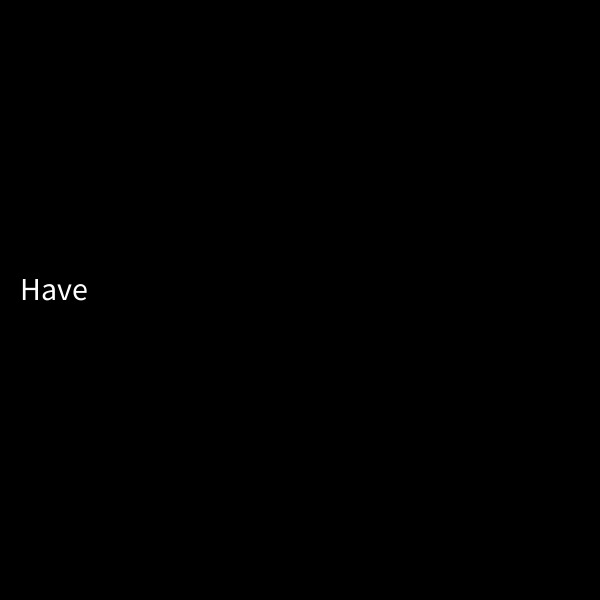
Frame 1 (no input)
Frame 60 (the mouse pressed at the canvas centre just before this capture): identical to frame 1, image omitted
Frame 120 (the mouse held since frame 60 and released just before this capture): blank canvas, image omitted

The Processing sketch that drew this single still picture (run headless with seeded random() and noise(); from frame 60 on, the mouse is pressed at the canvas centre):

// Processing sketch: array_words_6
// ── array_words_6.pde
//array poem

// This is a string array
String[] word = {"Have", "A", "Nice", "Day", ":)"};

// Used to access array
int counter;

void setup() {
  size (600, 600);
  // this is where you fill the text object
}

void draw() {
  background(0);
  fill(255);
  textSize(32);
  // this is where you fill the text object
  text(word[counter], 20, height/2);
}

void mousePressed() {
  // Create a loop which adds to counter when mouse is pressed
  // This number should be your array's length - 1 b/c you start counting at 0
  if (counter < 4) {
    counter++;
  } else {
    counter = 0;
  }
  println("Counter: " + counter);
}
